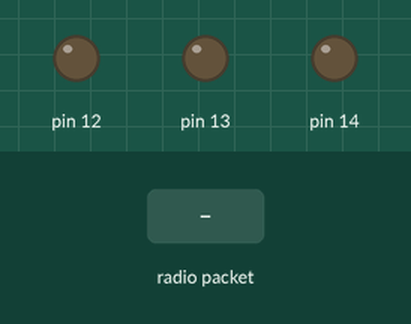
A sketch run on a simulated Arduino Uno, built with avr-gcc and run on an emulated ATmega328P. On the bench: output pins drawn as LEDs (lit = HIGH). Inputs (shaded band) come from the test bench. No radio packets arrive unless stated.

Above: at 1.2 s.
1.3 s: radio packet "0" arrives
At 2.3 s:
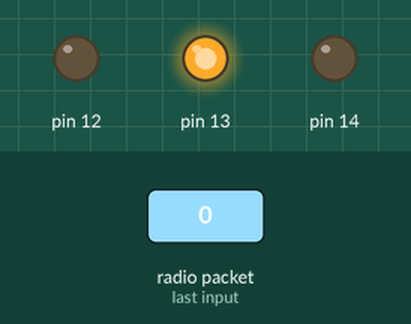
Timing chart, 0 to 4.3 s (numbered marks = the images above; inputs shaded):
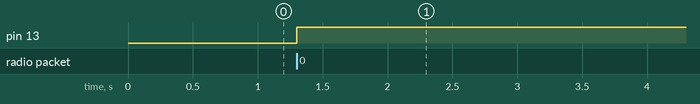

The sketch:

joystick_nrf_l298n_receive_stein_2.ino
```cpp
#include <SPI.h>
#include <nRF24L01.h>
#include <RF24.h>
#include <Arduino.h>

// Motor pins
const int enA = 25;
const int in1 = 26;
const int in2 = 27;
const int enB = 12;
const int in3 = 13;
const int in4 = 14;

struct Motor {
  enum Direction {OFF, FORWARD, BACKWARD};
  Motor(int pwm_pin, int fwd_pin, int bwd_pin)
    : pwm(pwm_pin), fwd(fwd_pin), bwd(bwd_pin) {}
  void setDirection(Direction dir) const {
    switch (dir) {
    case FORWARD:
      digitalWrite(fwd, HIGH);
      digitalWrite(bwd, LOW);
      break;
    case BACKWARD:
      digitalWrite(bwd, HIGH);
      digitalWrite(fwd, LOW);
      break;
    case OFF:
    default:
      digitalWrite(fwd, LOW);
      digitalWrite(bwd, LOW);
      break;
    }
  }
  void setSpeed(int speed) const {
    analogWrite(pwm, speed);
  }
  void begin() const {
    pinMode(pwm, OUTPUT);
    pinMode(fwd, OUTPUT);
    pinMode(bwd, OUTPUT);
    setSpeed(0);
    setDirection(OFF);
  }
  const int pwm;
  const int fwd;
  const int bwd;
};

const Motor left_motor(enA, in1, in2);
const Motor right_motor(enB, in3, in4);

// NRF setup
RF24 radio(16, 17); // CE, CSN
const byte address[6] = "00001";


void setup() {
  //Serial.begin(9600);
  left_motor.begin();
  right_motor.begin();

  radio.begin();
  radio.openReadingPipe(0, address);
  radio.setPALevel(RF24_PA_MIN);
  radio.startListening();
}


int mapValue(int value) {
  static const int center = 507;
  static const int dead = 10;
  if (value > center + dead)
    return -map(value, center + dead, 1023, 0, 255);
  else if (value < center - dead)
    return map(value, center - dead, 0, 0, 255);
  return 0;
}


void controlMotors(int speed_joy, int turn_joy) {
  int speed = mapValue(speed_joy);
  int turn = mapValue(turn_joy);
  Motor::Direction dir =
    speed == 0 ? Motor::OFF :
    speed > 0 ? Motor::FORWARD :
    Motor::BACKWARD;
  left_motor.setDirection(dir);
  right_motor.setDirection(dir);
  if (turn > 0) {
    left_motor.setSpeed(speed);
    right_motor.setSpeed(max(0, speed - turn));
  }
  else {
    right_motor.setSpeed(speed);
    left_motor.setSpeed(max(0, speed + turn));
  }
}

void loop() {
  if (radio.available()) {
    char buffer[50] = "";
    radio.read(&buffer, sizeof(buffer));
    int j1x, j1y, j2x, j2y;
    sscanf(buffer, "%d,%d,%d,%d", &j1x, &j1y, &j2x, &j2y);
    controlMotors(j2y, j1x);
  }
}
```

Measured:
- after the input at 1.3 s, pin 13: LOW → HIGH at once
